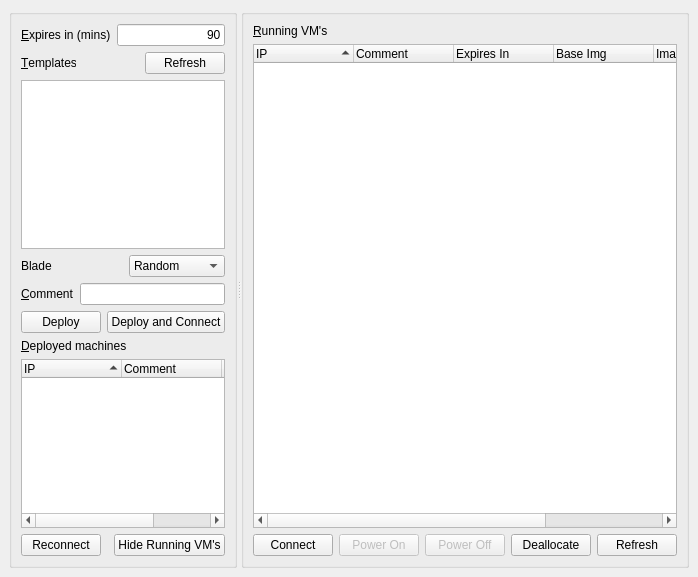
<?xml version="1.0" encoding="UTF-8"?>
<ui version="4.0">
 <class>MainWindow</class>
 <widget class="QMainWindow" name="MainWindow">
  <property name="geometry">
   <rect>
    <x>0</x>
    <y>0</y>
    <width>652</width>
    <height>577</height>
   </rect>
  </property>
  <property name="windowTitle">
   <string>Manage KVM images</string>
  </property>
  <property name="unifiedTitleAndToolBarOnMac">
   <bool>true</bool>
  </property>
  <widget class="QWidget" name="centralwidget">
   <layout class="QGridLayout" name="gridLayout">
    <item row="0" column="0">
     <widget class="QSplitter" name="splitter">
      <property name="orientation">
       <enum>Qt::Horizontal</enum>
      </property>
      <widget class="QGroupBox" name="gp_allocate">
       <property name="sizePolicy">
        <sizepolicy hsizetype="Preferred" vsizetype="Preferred">
         <horstretch>0</horstretch>
         <verstretch>0</verstretch>
        </sizepolicy>
       </property>
       <layout class="QVBoxLayout" name="verticalLayout">
        <item>
         <layout class="QHBoxLayout" name="horizontalLayout_2">
          <item>
           <widget class="QLabel" name="label">
            <property name="text">
             <string>&amp;Expires in (mins)</string>
            </property>
            <property name="buddy">
             <cstring>le_expires</cstring>
            </property>
           </widget>
          </item>
          <item>
           <widget class="QLineEdit" name="le_expires">
            <property name="text">
             <string>90</string>
            </property>
            <property name="alignment">
             <set>Qt::AlignRight|Qt::AlignTrailing|Qt::AlignVCenter</set>
            </property>
           </widget>
          </item>
         </layout>
        </item>
        <item>
         <layout class="QHBoxLayout" name="horizontalLayout_3">
          <item>
           <widget class="QLabel" name="label_2">
            <property name="text">
             <string>&amp;Templates</string>
            </property>
            <property name="buddy">
             <cstring>lv_templates</cstring>
            </property>
           </widget>
          </item>
          <item>
           <spacer name="horizontalSpacer">
            <property name="orientation">
             <enum>Qt::Horizontal</enum>
            </property>
            <property name="sizeHint" stdset="0">
             <size>
              <width>40</width>
              <height>20</height>
             </size>
            </property>
           </spacer>
          </item>
          <item>
           <widget class="QPushButton" name="bt_refresh_templates">
            <property name="text">
             <string>Refresh</string>
            </property>
           </widget>
          </item>
         </layout>
        </item>
        <item>
         <widget class="QListWidget" name="lv_templates">
          <property name="selectionMode">
           <enum>QAbstractItemView::ExtendedSelection</enum>
          </property>
         </widget>
        </item>
        <item>
         <layout class="QHBoxLayout" name="horizontalLayout_4">
          <item>
           <widget class="QLabel" name="label_3">
            <property name="text">
             <string>Blade</string>
            </property>
           </widget>
          </item>
          <item>
           <spacer name="horizontalSpacer_2">
            <property name="orientation">
             <enum>Qt::Horizontal</enum>
            </property>
            <property name="sizeHint" stdset="0">
             <size>
              <width>40</width>
              <height>20</height>
             </size>
            </property>
           </spacer>
          </item>
          <item>
           <widget class="QComboBox" name="cb_blades">
            <item>
             <property name="text">
              <string>Random</string>
             </property>
            </item>
            <item>
             <property name="text">
              <string>TA blade 01</string>
             </property>
            </item>
            <item>
             <property name="text">
              <string>TA blade 02</string>
             </property>
            </item>
            <item>
             <property name="text">
              <string>TA blade 03</string>
             </property>
            </item>
            <item>
             <property name="text">
              <string>TA blade 04</string>
             </property>
            </item>
            <item>
             <property name="text">
              <string>TA blade 05</string>
             </property>
            </item>
           </widget>
          </item>
         </layout>
        </item>
        <item>
         <layout class="QHBoxLayout" name="horizontalLayout_5">
          <item>
           <widget class="QLabel" name="label_4">
            <property name="text">
             <string>&amp;Comment</string>
            </property>
            <property name="buddy">
             <cstring>le_comment</cstring>
            </property>
           </widget>
          </item>
          <item>
           <widget class="QLineEdit" name="le_comment"/>
          </item>
         </layout>
        </item>
        <item>
         <layout class="QHBoxLayout" name="horizontalLayout_8">
          <item>
           <widget class="QPushButton" name="bt_deploy">
            <property name="text">
             <string>Deploy</string>
            </property>
           </widget>
          </item>
          <item>
           <widget class="QPushButton" name="bt_deploy_and_connect">
            <property name="text">
             <string>Deploy and Connect</string>
            </property>
           </widget>
          </item>
         </layout>
        </item>
        <item>
         <widget class="QLabel" name="label_5">
          <property name="text">
           <string>&amp;Deployed machines</string>
          </property>
          <property name="buddy">
           <cstring>tw_deployed</cstring>
          </property>
         </widget>
        </item>
        <item>
         <widget class="QTreeWidget" name="tw_deployed">
          <property name="selectionMode">
           <enum>QAbstractItemView::ExtendedSelection</enum>
          </property>
          <property name="indentation">
           <number>0</number>
          </property>
          <property name="sortingEnabled">
           <bool>true</bool>
          </property>
          <column>
           <property name="text">
            <string>IP</string>
           </property>
          </column>
          <column>
           <property name="text">
            <string>Comment</string>
           </property>
          </column>
          <column>
           <property name="text">
            <string>Host</string>
           </property>
          </column>
         </widget>
        </item>
        <item>
         <layout class="QHBoxLayout" name="horizontalLayout_6">
          <item>
           <widget class="QPushButton" name="bt_reconnect">
            <property name="text">
             <string>Reconnect</string>
            </property>
           </widget>
          </item>
          <item>
           <spacer name="horizontalSpacer_3">
            <property name="orientation">
             <enum>Qt::Horizontal</enum>
            </property>
            <property name="sizeHint" stdset="0">
             <size>
              <width>40</width>
              <height>20</height>
             </size>
            </property>
           </spacer>
          </item>
          <item>
           <widget class="QPushButton" name="bt_show_running_vms">
            <property name="text">
             <string>Hide Running VM's</string>
            </property>
           </widget>
          </item>
         </layout>
        </item>
       </layout>
      </widget>
      <widget class="QGroupBox" name="gp_running_vm">
       <property name="enabled">
        <bool>true</bool>
       </property>
       <property name="sizePolicy">
        <sizepolicy hsizetype="Preferred" vsizetype="Preferred">
         <horstretch>1</horstretch>
         <verstretch>0</verstretch>
        </sizepolicy>
       </property>
       <layout class="QVBoxLayout" name="verticalLayout_2">
        <item>
         <widget class="QLabel" name="label_6">
          <property name="text">
           <string>&amp;Running VM's</string>
          </property>
          <property name="buddy">
           <cstring>tw_running_vms</cstring>
          </property>
         </widget>
        </item>
        <item>
         <widget class="QTreeWidget" name="tw_running_vms">
          <property name="selectionMode">
           <enum>QAbstractItemView::ExtendedSelection</enum>
          </property>
          <property name="indentation">
           <number>0</number>
          </property>
          <property name="sortingEnabled">
           <bool>true</bool>
          </property>
          <column>
           <property name="text">
            <string>IP</string>
           </property>
          </column>
          <column>
           <property name="text">
            <string>Comment</string>
           </property>
          </column>
          <column>
           <property name="text">
            <string>Expires In</string>
           </property>
          </column>
          <column>
           <property name="text">
            <string>Base Img</string>
           </property>
          </column>
          <column>
           <property name="text">
            <string>Image Id</string>
           </property>
          </column>
          <column>
           <property name="text">
            <string>Host</string>
           </property>
          </column>
         </widget>
        </item>
        <item>
         <layout class="QHBoxLayout" name="horizontalLayout_7">
          <item>
           <widget class="QPushButton" name="bt_connect">
            <property name="text">
             <string>Connect</string>
            </property>
           </widget>
          </item>
          <item>
           <widget class="QPushButton" name="bt_power_on">
            <property name="enabled">
             <bool>false</bool>
            </property>
            <property name="text">
             <string>Power On</string>
            </property>
           </widget>
          </item>
          <item>
           <widget class="QPushButton" name="bt_power_off">
            <property name="enabled">
             <bool>false</bool>
            </property>
            <property name="text">
             <string>Power Off</string>
            </property>
           </widget>
          </item>
          <item>
           <widget class="QPushButton" name="bt_deallocate">
            <property name="text">
             <string>Deallocate</string>
            </property>
           </widget>
          </item>
          <item>
           <widget class="QPushButton" name="bt_refresh_running_vms">
            <property name="text">
             <string>Refresh</string>
            </property>
           </widget>
          </item>
         </layout>
        </item>
       </layout>
      </widget>
     </widget>
    </item>
   </layout>
  </widget>
  <widget class="QMenuBar" name="menubar">
   <property name="geometry">
    <rect>
     <x>0</x>
     <y>0</y>
     <width>652</width>
     <height>21</height>
    </rect>
   </property>
  </widget>
 </widget>
 <tabstops>
  <tabstop>le_expires</tabstop>
  <tabstop>bt_refresh_templates</tabstop>
  <tabstop>lv_templates</tabstop>
  <tabstop>cb_blades</tabstop>
  <tabstop>le_comment</tabstop>
  <tabstop>bt_deploy</tabstop>
  <tabstop>bt_deploy_and_connect</tabstop>
  <tabstop>tw_deployed</tabstop>
  <tabstop>bt_reconnect</tabstop>
  <tabstop>bt_show_running_vms</tabstop>
  <tabstop>tw_running_vms</tabstop>
  <tabstop>bt_connect</tabstop>
  <tabstop>bt_power_on</tabstop>
  <tabstop>bt_power_off</tabstop>
  <tabstop>bt_deallocate</tabstop>
  <tabstop>bt_refresh_running_vms</tabstop>
 </tabstops>
 <resources/>
 <connections/>
</ui>
